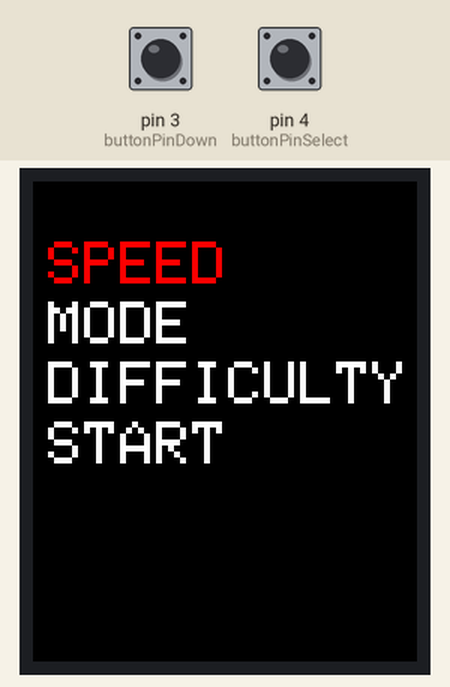
A sketch run on a simulated Arduino Uno, built with avr-gcc and run on an emulated ATmega328P. Parts: 128×160 colour display. Inputs (shaded band) come from the test bench; at power-on: pin 3 (buttonPinDown) HIGH, pin 4 (buttonPinSelect) HIGH. What the sketch prints to the serial monitor is not drawn.

Above: at 1.3 s.
1.4 s: pin 3 (buttonPinDown) pulled LOW for 1 s
At 3.3 s:
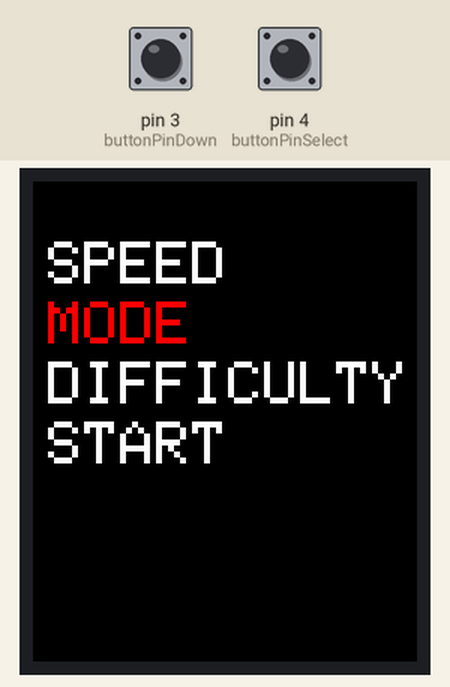
5.5 s: pin 3 (buttonPinDown) pulled LOW for 0.15 s
At 6.9 s:
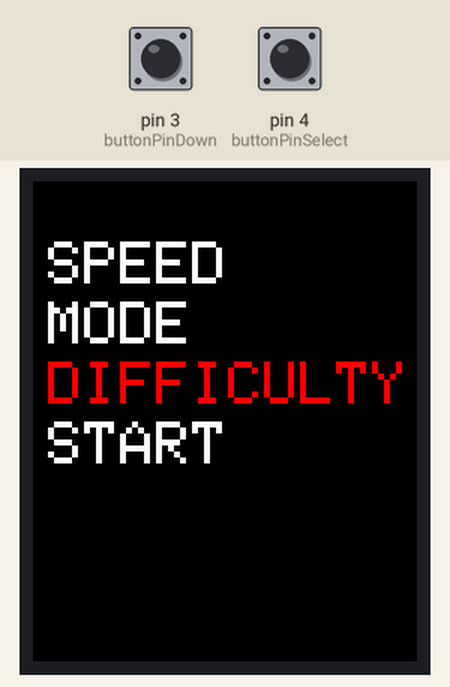
9.6 s: pin 3 (buttonPinDown) pulled LOW for 3.2 s
At 9.72 s:
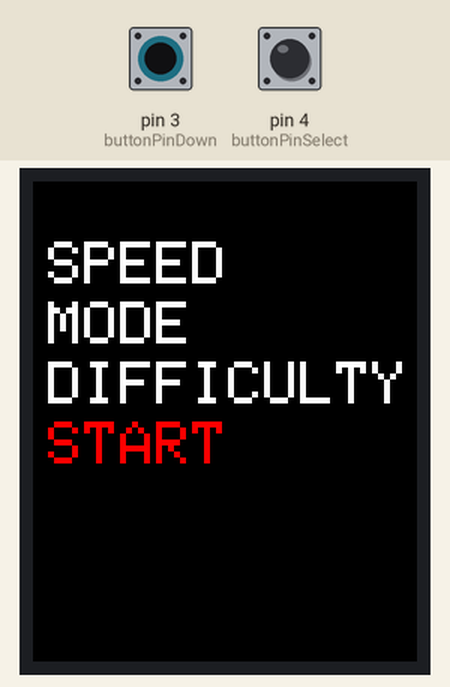
Timing chart, 0 to 12.6 s (numbered marks = the images above; inputs shaded):
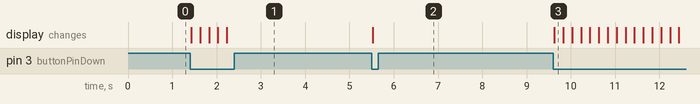

The sketch:

tft_menu.ino
```cpp
#include <SPI.h>
#include <Adafruit_GFX.h>
#include <Adafruit_ST7735.h>
#include <Wire.h>

// Pin configuration for the TFT display
#define TFT_CS     10
#define TFT_RST    8
#define TFT_DC     9

// Create TFT object
Adafruit_ST7735 tft = Adafruit_ST7735(TFT_CS, TFT_DC, TFT_RST);

// Button pin assignments
const int buttonPinDown = 3;  // Button to move down in the menu
const int buttonPinSelect = 4;// Button to select the menu option

enum MenuOption { SPEED, MODE, DIFFICULTY, START };
MenuOption currentOption = SPEED;

void setup() {
  Serial.begin(9600);
  tft.initR(INITR_REDTAB);   // Initialize the display
  tft.setRotation(2);          // Set the rotation
  tft.fillScreen(ST7735_BLACK);// Clear the screen

  // Initialize button pins
  pinMode(buttonPinDown, INPUT_PULLUP);
  pinMode(buttonPinSelect, INPUT_PULLUP);

  displayMenu(); // Display the initial menu
}

void loop() {

  mainMenu();

}

void mainMenu(){
  static unsigned long lastDebounceTime = 0;
  unsigned long debounceDelay = 200;
  if (millis() - lastDebounceTime > debounceDelay) {

    if (digitalRead(buttonPinDown) == LOW) {
      Serial.println("DOWN");
      lastDebounceTime = millis();
      currentOption = static_cast<MenuOption>((currentOption + 1) % 4); // Move down
      displayMenu();
    }
    else if (digitalRead(buttonPinSelect) == LOW) {
      Serial.println("ENTER");
      lastDebounceTime = millis();
      // Here, implement what happens when an option is selected.
      // For now, it just prints to the Serial Monitor.
      Serial.print("Option selected: ");
      switch (currentOption) {
        case SPEED: Serial.println("SPEED"); break;
        case MODE: Serial.println("MODE"); break;
        case DIFFICULTY: Serial.println("DIFFICULTY"); break;
        case START: Serial.println("START"); break;
      }
    }
  }
}

void displayMenu() {
  tft.fillScreen(ST7735_BLACK); // Clear the screen
  tft.setTextSize(2);
  tft.setTextColor(ST7735_WHITE);

  int startX = 5;
  int startY = 20;
  tft.setCursor(startX, startY);
  // Display all menu options
  for (int i = SPEED; i <= START; i++) {
    if (i == currentOption) {
      tft.setTextColor(ST7735_RED, ST7735_BLACK); // Highlight the selected option
    } else {
      tft.setTextColor(ST7735_WHITE, ST7735_BLACK);
    }

    switch (i) {
      case SPEED: tft.println("SPEED"); break;
      case MODE: tft.println("MODE"); break;
      case DIFFICULTY: tft.println("DIFFICULTY"); break;
      case START: tft.println("START"); break;
    }
    // Adjust the cursor for the next item. Note: adjust the '20' below if more vertical space is needed
    tft.setCursor(startX, startY + (i + 1) * 20); // This moves the cursor down for each menu item
  }
}
```

Measured:
- after the input at 1.4 s, the display: changes at once (image 1)
- after the input at 5.5 s, the display: changes at once (image 2)
- after the input at 9.6 s, the display: changes at once (image 3)
